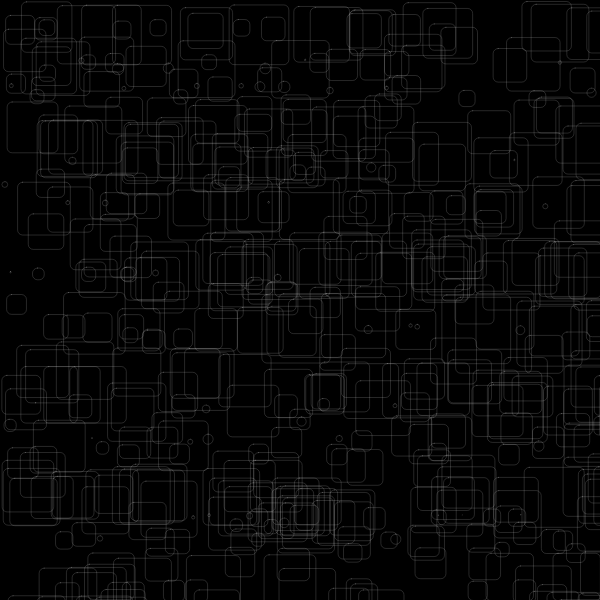
Frame 1 (no input)
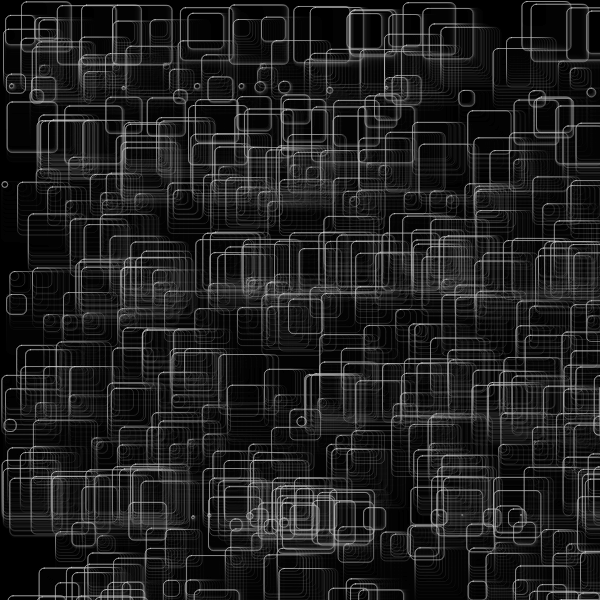
Frame 60 (no input)
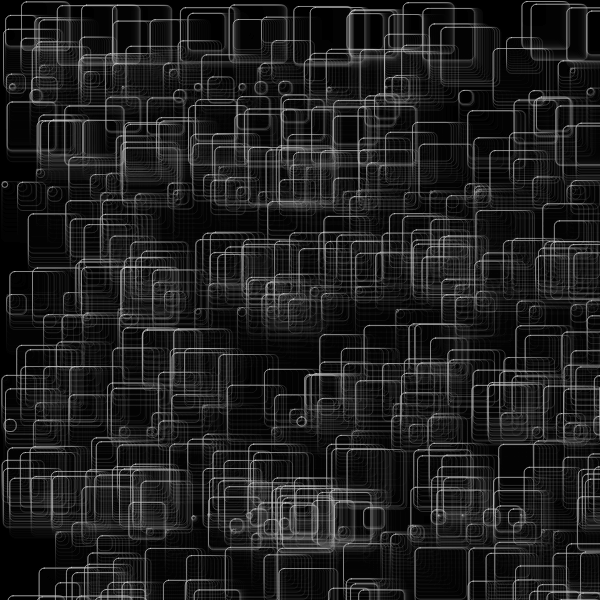
Frame 120 (the mouse pressed at the canvas centre since frame 60)

The p5.js sketch that drew these frames (run headless with seeded random() and noise() and a simulated clock; from frame 60 on, the mouse is pressed at the canvas centre):

// p5.js sketch
// ── sketch.js
//forked from  kyami 

let moverSystems = [];
let num = 10;
let cells, cols, rows;
let offset, margin;
let cellW, cellH;
let bg;
let graphics;


function setup() {
  w = 600;
  var canvas;
    if(windowWidth>=600 && windowHeight >=600){
      canvas = createCanvas(600, 600);
    }
    else{
      canvas = createCanvas(windowWidth, windowHeight - 100);
    }

  var x = (windowWidth - width) / 2;
  var y = (windowHeight - height) / 2;

  canvas.position(x, y);
  background(0);
  noStroke();
}


function draw() {
  let t = frameCount * 0.008;
  randomSeed(3);
  background(0, 40);
  for (let i=0; i < 500; i++) {
    let x = random(width); let y = random(width);
    let r = width/2 - max(abs(x-width/2),abs(y-width/2));

    for (let j=0; j < 12; j++) {
      let sx = width/2+245*cos(-j*1.2+t);
      let sy = width/2+245*sin(-j*0.52+t);
      let s = 50;
          r = min(r, min(abs(sy-s-y),abs(sy+s-y))-20);
      
    }

    
    r = min(r, abs(width/2-x));
    
    let c = color(255)
    c.setAlpha(8*exp(-r));
    stroke(244, 40)
    noFill();
    rect(x,y,r*3, r*3, 5, 5);
  }
}
